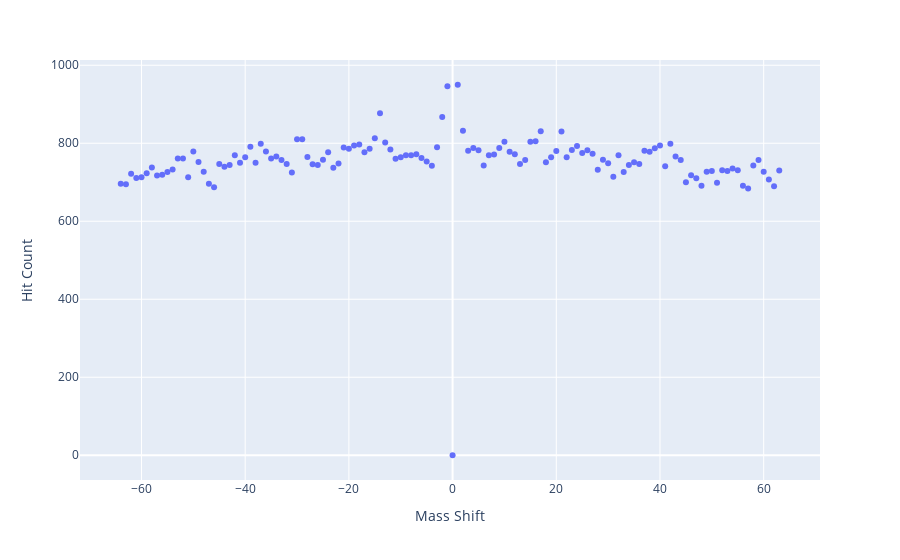

The cell this chart's notebook holds for it:
### Code cell
fig = px.scatter(df_shift_hits, x='shift', y='hit', labels={'shift': 'Mass Shift', 'hit': 'Hit Count'})
fig.show()

### Figure 1 — Plotly figure (JSON) as saved in the notebook; plotly's stock layout.template omitted (floating-point values rounded to 4 significant figures)
{"data": [{"hovertemplate": "Mass Shift=%{x}<br>Hit Count=%{y}<extra></extra>", "legendgroup": "", "marker": {"color": "#636efa", "symbol": "circle"}, "mode": "markers", "name": "", "orientation": "v", "showlegend": false, "type": "scatter", "x": [-64, -63, -62, -61, -60, -59, -58, -57, -56, -55, -54, -53, -52, -51, -50, -49, -48, -47, -46, -45, -44, -43, -42, -41, -40, -39, -38, -37, -36, -35, -34, -33, -32, -31, -30, -29, -28, -27, -26, -25, -24, -23, -22, -21, -20, -19, -18, -17, -16, -15, -14, -13, -12, -11, -10, -9, -8, -7, -6, -5, -4, -3, -2, -1, 0, 1, 2, 3, 4, 5, 6, 7, 8, 9, 10, 11, 12, 13, 14, 15, 16, 17, 18, 19, 20, 21, 22, 23, 24, 25, 26, 27, 28, 29, 30, 31, 32, 33, 34, 35, 36, 37, 38, 39, 40, 41, 42, 43, 44, 45, 46, 47, 48, 49, 50, 51, 52, 53, 54, 55, 56, 57, 58, 59, 60, 61, 62, 63], "xaxis": "x", "y": [696, 695, 722, 711, 713, 723, 738, 717, 719, 726, 733, 761, 761, 713, 779, 752, 727, 696, 687, 747, 740, 744, 769, 750, 764, 791, 750, 799, 779, 761, 766, 757, 747, 725, 810, 810, 765, 746, 744, 758, 777, 737, 748, 789, 786, 794, 797, 777, 786, 813, 877, 802, 784, 760, 764, 769, 769, 772, 762, 753, 742, 790, 867, 946, 0, 950, 832, 781, 788, 782, 743, 769, 771, 788, 804, 778, 772, 747, 757, 804, 805, 831, 751, 764, 780, 830, 764, 783, 793, 775, 782, 773, 732, 758, 749, 714, 769, 726, 744, 751, 747, 781, 778, 787, 794, 741, 799, 766, 757, 700, 718, 710, 691, 727, 729, 699, 731, 729, 735, 731, 691, 684, 743, 757, 727, 707, 690, 730], "yaxis": "y"}], "layout": {"legend": {"tracegroupgap": 0}, "margin": {"t": 60}, "xaxis": {"anchor": "y", "domain": [0, 1], "title": {"text": "Mass Shift"}}, "yaxis": {"anchor": "x", "domain": [0, 1], "title": {"text": "Hit Count"}}}}
